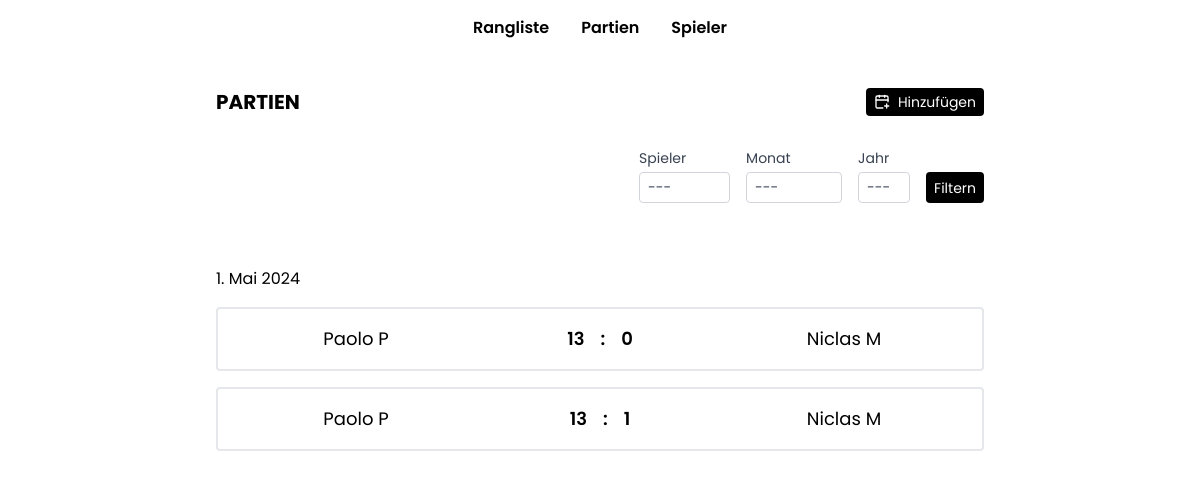
The app's page /match/, older data.
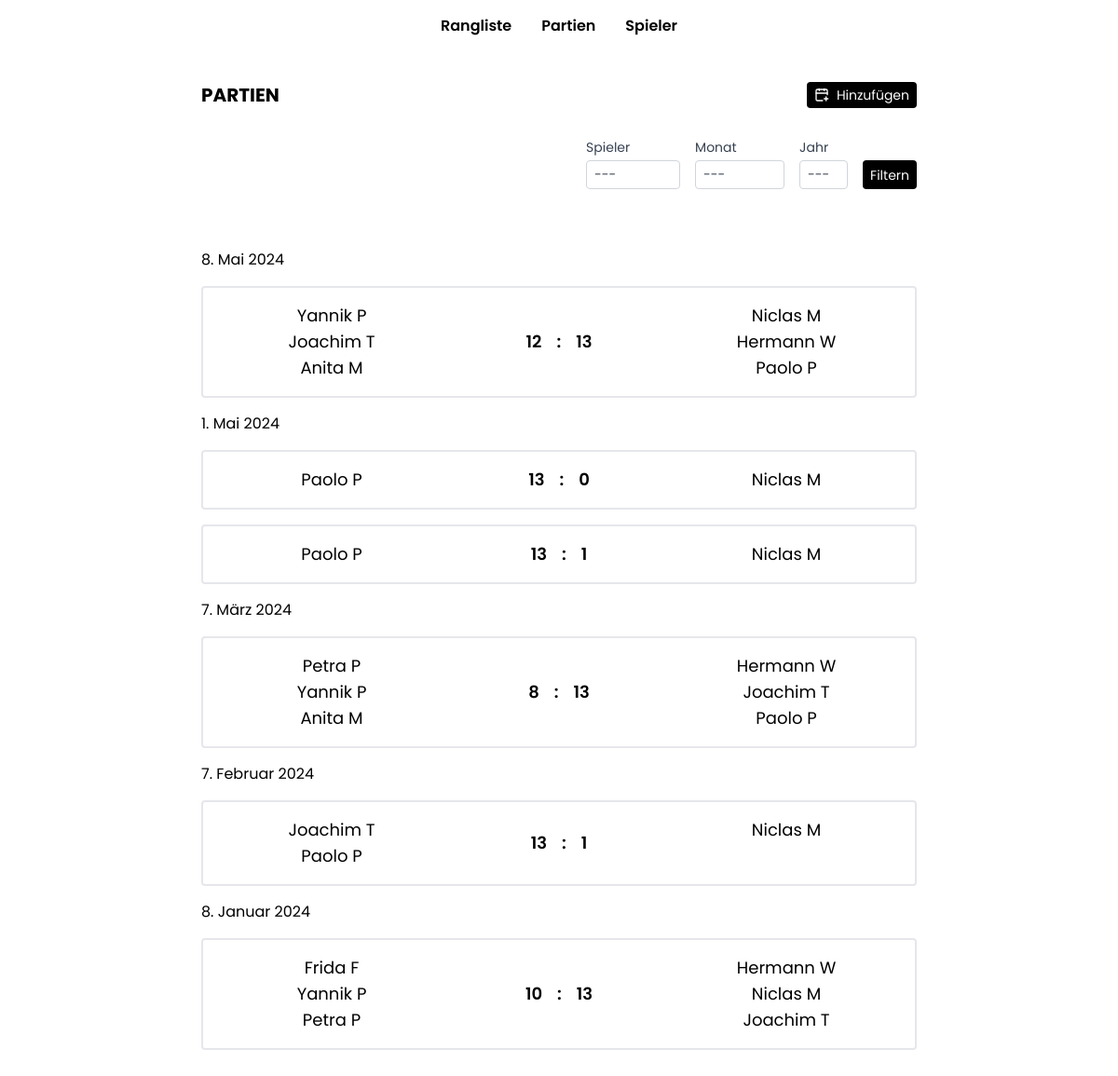
The same page, newer data.
### boule/models.py (models this page shows, shortened)
class Match(models.Model):
    date = models.DateField()
    team_1_points = models.PositiveSmallIntegerField(default=0)
    team_2_points = models.PositiveSmallIntegerField(default=0)
    players = models.ManyToManyField(Player, through="PlayerMatch")

class PlayerMatch(models.Model):
    class TeamChoices(models.IntegerChoices):
        TEAM_1 = 1, "Team 1"
        TEAM_2 = 2, "Team 2"
    match = models.ForeignKey(
        Match, on_delete=models.CASCADE, related_name="player_matches"
    )
    player = models.ForeignKey(
        Player, on_delete=models.CASCADE, related_name="player_matches"
    )
    team = models.IntegerField(choices=TeamChoices)
    class Meta:
        unique_together = ["match", "player"]

class Player(models.Model):
    first_name = models.CharField(max_length=255)
    last_name = models.CharField(max_length=255, blank=True)
    class Meta:
        unique_together = ["first_name", "last_name"]

### boule/views.py (the view)
# urls.py: path("match/", MatchListView.as_view(), name="match-list"),
class MatchListView(View):
    def get(self, request, *args, **kwargs):
        player = request.GET.get("player")
        month = request.GET.get("month")
        year = request.GET.get("year")
        players = Player.objects.all()
        matches = Match.objects.prefetch_related("player_matches__player").order_by(
            "-date"
        )
        if month != "" and month is not None:
            matches = matches.filter(date__month=month)
        if year != "" and year is not None:
            matches = matches.filter(date__year=year)
        if player != "" and player is not None:
            matches = matches.filter(
                Q(player_matches__player__first_name__iexact=player.split(",")[0])
                & Q(player_matches__player__last_name__iexact=player.split(",")[1])
            )
        matches_by_date = defaultdict(list)
        for match in matches:
            matches_by_date[match.date].append(match)
        current_year = datetime.now().year
        years = reversed(range(current_year - 4, current_year + 1))
        return render(
            request,
            "match/match_list.html",
            {
                "matches_by_date": dict(matches_by_date),
                "players": players,
                "months": months,
                "years": years,
                "selected_player": player.replace(",", " ").strip() if player else None,
                "selected_month": months.get(month),
                "selected_year": year,
            },
        )

### boule/templates/match/match_list.html (shortened to what this page needs)
{% extends '../base.html' %}
{% load i18n %}
{% block content %}
<div class="flex justify-between items-center">
    <h2 class="font-bold uppercase text-xl">Partien</h2>
    <a href="{% url 'match-add' %}">
        <div class="flex items-center py-1 px-2 text-white bg-black rounded text-sm">
            <i data-lucide="calendar-plus" class="w-4 h-4 mr-2"></i>
            Hinzufügen
        </div>
    </a>
</div>
<div>
    <form action="{% url 'match-list' %}" method="get" class="flex space-x-2 md:space-x-4 justify-end items-end">
        <div>
            <label for="player" class="block text-gray-700 text-sm mb-1">Spieler</label>
            <select name="player" id="player"
                class="bg-white focus:outline-none border border-gray-300 rounded py-1 px-2 block w-full appearance-none leading-normal text-gray-700 text-sm">
                <option value="">---</option>
            </select>
        </div>
        <div>
            <label for="month" class="block text-gray-700 text-sm mb-1">Monat</label>
            <select name="month" id="month"
                class="bg-white focus:outline-none border border-gray-300 rounded py-1 px-2 block w-full appearance-none leading-normal text-gray-700 text-sm">
                <option value="">---</option>
            </select>
        </div>
        <div>
            <label for="year" class="block text-gray-700 text-sm mb-1">Jahr</label>
            <select name="year" id="year"
                class="bg-white focus:outline-none border border-gray-300 rounded py-1 px-2 block w-full appearance-none leading-normal text-gray-700 text-sm">
                <option value="">---</option>
            </select>
        </div>
        <input type="submit" value="Filtern"
            class="py-1 px-2 h-[31px] bg-black text-sm text-white rounded hover:cursor-pointer">
    </form>
</div>
<div class="space-y-4 flex flex-col">
    {% for date, matches in matches_by_date.items %}
    <h2>{{ date }}</h2>
    {% for match in matches %}
    <a href="{% url 'match-edit' match.id %}">
        <div class="text-lg text-center p-4 border-2 rounded hover:bg-gray-100">
            <div class="grid grid-cols-3">
                <div>
                    {% for player_match in match.player_matches.all %}
                    {% if player_match.team == 1 %}
                    <div>{{ player_match.player.first_name }} {{ player_match.player.last_name|slice:":1" }}</div>
                    {% endif %}
                    {% endfor %}
                </div>
                <div class="flex items-center justify-center font-semibold space-x-4">
                    <div class="text-center">{{ match.team_1_points }}</div>
                    <span>:</span>
                    <div class="text-center">{{ match.team_2_points }}</div>
                </div>
                <div>
                    {% for player_match in match.player_matches.all %}
                    {% if player_match.team == 2 %}
                    <div>{{ player_match.player.first_name }} {{ player_match.player.last_name|slice:":1" }}</div>
                    {% endif %}
                    {% endfor %}
                </div>
            </div>
        </div>
    </a>
    {% endfor %}
    {% empty %}
    <div class="w-full text-center">Für diese Suchkriterien sind leider keine Partien vorhanden.</div>
    {% endfor %}
</div>
{% endblock %}

Row changes from the older to the newer data that the page shows:
added Match: date "8. Mai 2024", team_1_points "12", team_2_points "13"
added PlayerMatch: player.first_name "Yannik", player.last_name "P", shown under "12"
added PlayerMatch: player.first_name "Joachim", player.last_name "T", shown under "12"
added PlayerMatch: player.first_name "Anita", player.last_name "M", shown under "12"
added PlayerMatch: player.first_name "Niclas", player.last_name "M", shown under "12"
added PlayerMatch: player.first_name "Hermann", player.last_name "W", shown under "12"
added PlayerMatch: player.first_name "Paolo", player.last_name "P", shown under "12"
added Match: date "7. März 2024", team_1_points "8", team_2_points "13"
added PlayerMatch: player.first_name "Petra", player.last_name "P", shown under "8"
added PlayerMatch: player.first_name "Yannik", player.last_name "P", shown under "8"
added PlayerMatch: player.first_name "Anita", player.last_name "M", shown under "8"
added PlayerMatch: player.first_name "Hermann", player.last_name "W", shown under "8"
added PlayerMatch: player.first_name "Joachim", player.last_name "T", shown under "8"
added PlayerMatch: player.first_name "Paolo", player.last_name "P", shown under "8"
added Match: date "7. Februar 2024", team_1_points "13", team_2_points "1"
added PlayerMatch: player.first_name "Joachim", player.last_name "T", shown under "13"
added PlayerMatch: player.first_name "Paolo", player.last_name "P", shown under "13"
added PlayerMatch: player.first_name "Niclas", player.last_name "M", shown under "13"
added Match: date "8. Januar 2024", team_1_points "10", team_2_points "13"
added PlayerMatch: player.first_name "Frida", player.last_name "F", shown under "10"
added PlayerMatch: player.first_name "Yannik", player.last_name "P", shown under "10"
added PlayerMatch: player.first_name "Petra", player.last_name "P", shown under "10"
added PlayerMatch: player.first_name "Hermann", player.last_name "W", shown under "10"
added PlayerMatch: player.first_name "Niclas", player.last_name "M", shown under "10"
added PlayerMatch: player.first_name "Joachim", player.last_name "T", shown under "10"
